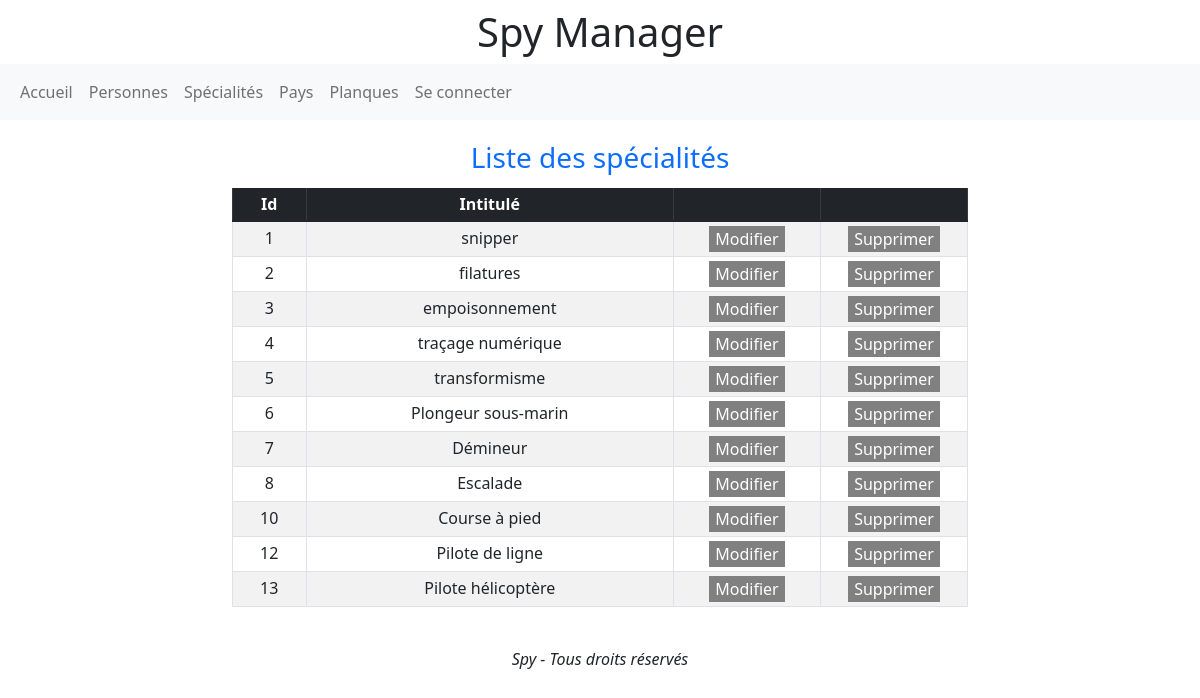
The page /index.php?page=specialites on the database its author committed.
### tables this page shows
CREATE TABLE `specialite` (
  `id` int(11) NOT NULL,
  `intitule` varchar(50) NOT NULL
);

### controleurs/controleur.php (called while the page is built, shortened)
<?php
require_once('modeles/Modele.php');
class Controleur {
    public function listerSpecialites()
    {
        $specialites = new Specialites($this->pdo);
        $specialites = $specialites->lister();
        require_once('vues/liste-specialites.php');
    }
}

### modeles/modele.php (called while the page is built, shortened)
<?php
trait Modele
{
    public function __construct(PDO $pdo)
    {
        try {
            $this->pdo = $pdo;
        } catch (PDOException $e) {
            exit('Erreur : '.$e->getMessage());
        }
    }
}

### modeles/specialites.php (called while the page is built, shortened)
<?php
require_once('modeles/Modele.php');
class Specialites
{
    public function lister()
    {
        if (!is_null($this->pdo)) {
            $stmt = $this->pdo->query('SELECT * FROM specialite');
        }
        $liste = [];
        while ($element = $stmt->fetchObject('Specialite',[$this->pdo])) {
            $liste[] = $element;
        }
        return $liste;
    }
}

### modeles/specialite.php (called while the page is built, shortened)
<?php
class Specialite
{
    private $id;
    private $intitule;
    public function getId()
    {
        return $this->id;
    }
    public function getIntitule()
    {
        return $this->intitule;
    }
}

### vues/liste-specialites.php (the view, shortened to what this page needs)
<div class="container">
  <div class="row">
    <div class="col-0 col-lg-1 col-xl-2">
    </div>
    <div class="col-12 col-lg-10 col-xl-8">
    <div class="table-responsive">
        <table class="table table-striped table-bordered table-sm caption-top table-responsive-lg text-center">
        <caption class="text-center fs-3 text-primary">Liste des spécialités</caption>
            <thead class="table-dark">
                <tr>
                    <th width="10%">Id</th>
                    <th width="50%">Intitul&eacute;</th>
                    <th width="20%"></th>
                    <th width="20%"></th>
                </tr>
            </thead>
            <tbody>
                <?php foreach ($specialites as $specialite): ?>
                    <tr id="tr<?= $specialite->getId() ?>">
                        <td>
                            <?= $specialite->getId() ?>
                        </td>
                        <td>
                            <?= $specialite->getIntitule() ?>
                        </td>
                        <td>
                            <button type="button" id="updateSpecialite<?= $specialite->getId() ?>" class="updateSpecialite btn-primary"
                            onclick=displayUpdateSpecialite(<?php echo $specialite->getId().",'".str_replace(" ","&nbsp;",$specialite->getIntitule())."'" ?>)
                            >
                                Modifier
                            </button>
                        </td>
                        <td>
                            <button type="button" class="btn-primary"
                                    onclick=confirmeSuppressionSpecialite(<?php echo $specialite->getId().",'".str_replace(" ","&nbsp;",$specialite->getIntitule())."'" ?>)>
                                Supprimer
                            </button>
                        </td>
                    </tr>
                <?php endforeach; ?>
            </tbody>
        </table>
      </div>
    </div>
    <div class="col-0 col-lg-1 col-xl-2">
    </div>
  </div>
</div>
<?php
require_once('layout.php');

### style.css (style rules this page uses)
.inactif { background-color: grey !important; border: 0; }

### rows shown on the page
specialite: id "1", intitule "snipper"
specialite: id "2", intitule "filatures"
specialite: id "3", intitule "empoisonnement"
specialite: id "4", intitule "traçage numérique"
specialite: id "5", intitule "transformisme"
specialite: id "6", intitule "Plongeur sous-marin"
specialite: id "7", intitule "Démineur"
specialite: id "8", intitule "Escalade"
specialite: id "10", intitule "Course à pied"
specialite: id "12", intitule "Pilote de ligne"
specialite: id "13", intitule "Pilote hélicoptère"
